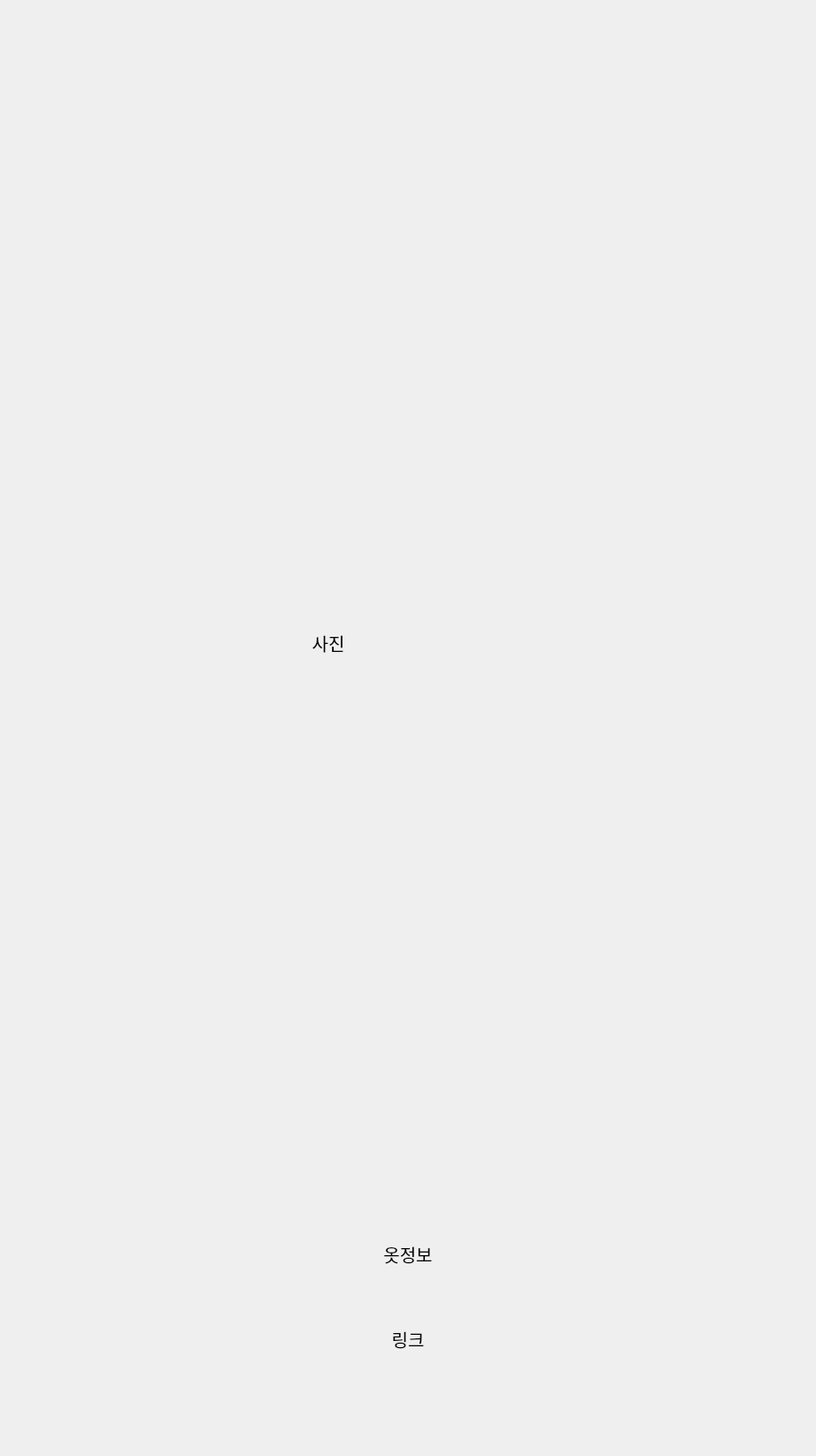
<?xml version="1.0" encoding="UTF-8"?>
<ui version="4.0">
 <class>Second_Window</class>
 <widget class="QWidget" name="Second_Window">
  <property name="geometry">
   <rect>
    <x>0</x>
    <y>0</y>
    <width>920</width>
    <height>1644</height>
   </rect>
  </property>
  <property name="windowTitle">
   <string>Form</string>
  </property>
  <layout class="QGridLayout" name="gridLayout" rowstretch="1">
   <item row="0" column="0">
    <layout class="QVBoxLayout" name="verticalLayout">
     <item>
      <widget class="QLabel" name="back1">
       <property name="minimumSize">
        <size>
         <width>900</width>
         <height>70</height>
        </size>
       </property>
       <property name="maximumSize">
        <size>
         <width>900</width>
         <height>70</height>
        </size>
       </property>
       <property name="font">
        <font>
         <pointsize>15</pointsize>
        </font>
       </property>
       <property name="text">
        <string/>
       </property>
       <property name="pixmap">
        <pixmap>../../Pictures/Screenshots/배경이미지.png</pixmap>
       </property>
       <property name="alignment">
        <set>Qt::AlignCenter</set>
       </property>
      </widget>
     </item>
     <item>
      <widget class="QLabel" name="final_result">
       <property name="minimumSize">
        <size>
         <width>720</width>
         <height>1280</height>
        </size>
       </property>
       <property name="maximumSize">
        <size>
         <width>720</width>
         <height>1280</height>
        </size>
       </property>
       <property name="font">
        <font>
         <pointsize>15</pointsize>
        </font>
       </property>
       <property name="text">
        <string>사진</string>
       </property>
       <property name="alignment">
        <set>Qt::AlignCenter</set>
       </property>
      </widget>
     </item>
     <item>
      <widget class="QLabel" name="clothes_info">
       <property name="minimumSize">
        <size>
         <width>900</width>
         <height>90</height>
        </size>
       </property>
       <property name="maximumSize">
        <size>
         <width>900</width>
         <height>90</height>
        </size>
       </property>
       <property name="font">
        <font>
         <pointsize>15</pointsize>
        </font>
       </property>
       <property name="text">
        <string>옷정보</string>
       </property>
       <property name="alignment">
        <set>Qt::AlignCenter</set>
       </property>
      </widget>
     </item>
     <item>
      <widget class="QLabel" name="label_4">
       <property name="minimumSize">
        <size>
         <width>900</width>
         <height>90</height>
        </size>
       </property>
       <property name="maximumSize">
        <size>
         <width>900</width>
         <height>90</height>
        </size>
       </property>
       <property name="font">
        <font>
         <pointsize>15</pointsize>
        </font>
       </property>
       <property name="text">
        <string>링크</string>
       </property>
       <property name="alignment">
        <set>Qt::AlignCenter</set>
       </property>
      </widget>
     </item>
     <item>
      <widget class="QLabel" name="back2">
       <property name="minimumSize">
        <size>
         <width>900</width>
         <height>70</height>
        </size>
       </property>
       <property name="maximumSize">
        <size>
         <width>900</width>
         <height>70</height>
        </size>
       </property>
       <property name="font">
        <font>
         <pointsize>15</pointsize>
        </font>
       </property>
       <property name="text">
        <string/>
       </property>
       <property name="pixmap">
        <pixmap>../../Pictures/Screenshots/배경이미지.png</pixmap>
       </property>
       <property name="alignment">
        <set>Qt::AlignCenter</set>
       </property>
      </widget>
     </item>
    </layout>
   </item>
  </layout>
 </widget>
 <resources/>
 <connections/>
</ui>
